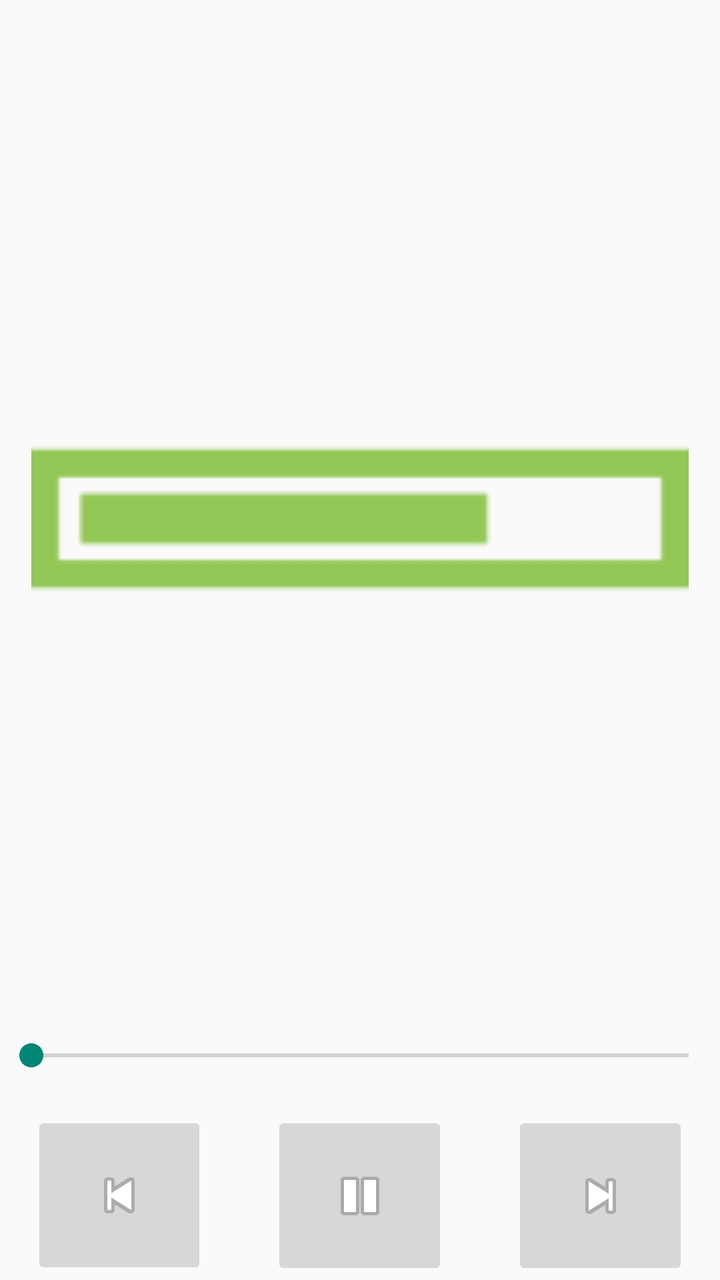
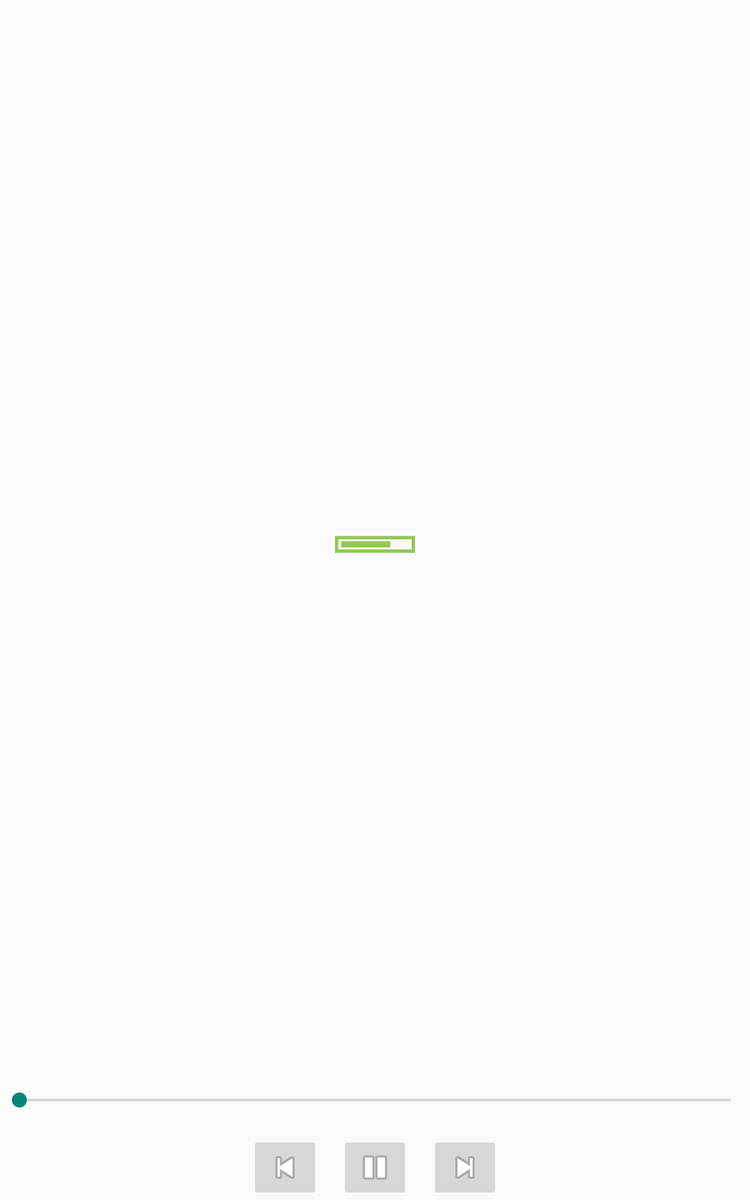

Two renders of one Android screen. The first uses the default layout on a phone; the second uses the alternative layout the repository ships for a different screen configuration, on a matching device. The two XML files are below.
<!-- AndroidManifest.xml: application theme AppTheme -->
<!-- res/layout/fragment_play_track.xml -->
<LinearLayout xmlns:android="http://schemas.android.com/apk/res/android"
              xmlns:tools="http://schemas.android.com/tools"
              android:layout_width="match_parent"
              android:layout_height="match_parent"
              android:orientation="vertical"
              android:paddingBottom="@dimen/activity_vertical_margin"
              android:paddingLeft="@dimen/activity_horizontal_margin"
              android:paddingRight="@dimen/activity_horizontal_margin"
              android:paddingTop="@dimen/activity_vertical_margin"
              tools:context=".PlayTrackActivityFragment">

    <TextView
        android:id="@+id/play_track_artist_and_album"
        android:layout_width="wrap_content"
        android:layout_height="wrap_content"
        android:gravity="center"
        android:layout_gravity="center"/>

    <ImageView
        android:id="@+id/play_track_artwork"
        android:layout_width="match_parent"
        android:layout_height="0dp"
        android:layout_marginLeft="16dp"
        android:layout_marginRight="16dp"
        android:layout_gravity="center"
        android:layout_weight="1"
        android:src="@drawable/ic_loading"
        android:contentDescription="@string/album_artwork"/>

    <TextView
        android:id="@+id/play_track_name"
        android:layout_width="wrap_content"
        android:layout_height="wrap_content"
        android:gravity="center"
        android:layout_gravity="center"/>

    <SeekBar
        android:id="@+id/play_track_seekbar"
        android:layout_width="match_parent"
        android:layout_height="wrap_content"
        android:layout_gravity="center"/>

    <LinearLayout
        android:layout_width="match_parent"
        android:layout_height="wrap_content"
        android:orientation="horizontal">

        <TextView
            android:id="@+id/play_track_current_time"
            android:layout_width="0dp"
            android:layout_height="wrap_content"
            android:layout_weight="1"
            android:gravity="start|center_vertical"/>

        <TextView
            android:id="@+id/play_track_total_time"
            android:layout_width="0dp"
            android:layout_height="wrap_content"
            android:layout_weight="1"
            android:gravity="end|center_vertical"/>

    </LinearLayout>

    <LinearLayout
        android:layout_width="match_parent"
        android:layout_height="wrap_content"
        android:orientation="horizontal">

        <ImageButton
            android:id="@+id/bt_media_previous"
            android:layout_width="0dp"
            android:layout_height="wrap_content"
            android:layout_weight="1"
            android:adjustViewBounds="true"
            android:layout_marginLeft="16dp"
            android:layout_marginRight="16dp"
            android:src="@android:drawable/ic_media_previous"
            android:contentDescription="@string/previous"/>

        <ImageButton
            android:id="@+id/bt_media_play_pause"
            android:layout_width="0dp"
            android:layout_height="wrap_content"
            android:layout_weight="1"
            android:adjustViewBounds="true"
            android:layout_marginLeft="16dp"
            android:layout_marginRight="16dp"
            android:src="@android:drawable/ic_media_pause"
            android:contentDescription="@string/play_pause"
            android:tag="pause"/>

        <ImageButton
            android:id="@+id/bt_media_next"
            android:layout_width="0dp"
            android:layout_height="wrap_content"
            android:layout_weight="1"
            android:adjustViewBounds="true"
            android:layout_marginLeft="16dp"
            android:layout_marginRight="16dp"
            android:src="@android:drawable/ic_media_next"
            android:contentDescription="@string/next"/>

    </LinearLayout>
</LinearLayout>
<!-- resources referenced by this layout -->
<resources>
  <!-- drawable ic_loading: png bitmap (drawable-hdpi, 279 bytes) -->
  <string name="album_artwork">Album artwork</string>
  <string name="next">next</string>
  <string name="play_pause">play/pause</string>
  <string name="previous">Previous</string>
  <style name="AppTheme" parent="Theme.AppCompat.Light.DarkActionBar">
          
      </style>
</resources>
<!-- res/layout-sw600dp/fragment_play_track.xml (the repository's variant of the layout above) -->
<!-- drawn on a 7-inch tablet held upright -->
<?xml version="1.0" encoding="utf-8"?>
<LinearLayout xmlns:android="http://schemas.android.com/apk/res/android"
              xmlns:tools="http://schemas.android.com/tools"
              android:layout_width="match_parent"
              android:layout_height="match_parent"
              android:orientation="vertical"
              android:paddingBottom="@dimen/activity_vertical_margin"
              android:paddingLeft="@dimen/activity_horizontal_margin"
              android:paddingRight="@dimen/activity_horizontal_margin"
              android:paddingTop="@dimen/activity_vertical_margin"
              tools:context=".PlayTrackActivityFragment">

    <include layout="@layout/fragment_play_track_portrait"/>

</LinearLayout>
<!-- res/layout/fragment_play_track_portrait.xml (included above) -->
<?xml version="1.0" encoding="utf-8"?>
<merge xmlns:android="http://schemas.android.com/apk/res/android">

    <TextView
        android:id="@+id/play_track_artist_and_album"
        android:layout_width="match_parent"
        android:layout_height="wrap_content"
        android:gravity="center"
        android:layout_gravity="center"/>

    <ImageView
        android:id="@+id/play_track_artwork"
        android:layout_width="wrap_content"
        android:layout_height="0dp"
        android:layout_marginLeft="16dp"
        android:layout_marginRight="16dp"
        android:layout_gravity="center"
        android:layout_weight="1"
        android:src="@drawable/ic_loading"
        android:contentDescription="@string/album_artwork"/>

    <TextView
        android:id="@+id/play_track_name"
        android:layout_width="match_parent"
        android:layout_height="wrap_content"
        android:gravity="center"
        android:layout_gravity="center"/>

    <SeekBar
        android:id="@+id/play_track_seekbar"
        android:layout_width="match_parent"
        android:layout_height="wrap_content"
        android:layout_gravity="center"/>

    <LinearLayout
        android:layout_width="match_parent"
        android:layout_height="wrap_content"
        android:orientation="horizontal">

        <TextView
            android:id="@+id/play_track_current_time"
            android:layout_width="0dp"
            android:layout_height="wrap_content"
            android:layout_weight="1"
            android:gravity="start|center_vertical"/>

        <TextView
            android:id="@+id/play_track_total_time"
            android:layout_width="0dp"
            android:layout_height="wrap_content"
            android:layout_weight="1"
            android:gravity="end|center_vertical"/>

    </LinearLayout>

    <LinearLayout
        android:id="@+id/controls_row"
        android:layout_width="wrap_content"
        android:layout_height="wrap_content"
        android:orientation="horizontal"
        android:layout_gravity="center">

        <ImageButton
            android:id="@+id/bt_media_previous"
            android:layout_width="0dp"
            android:layout_height="match_parent"
            android:layout_weight="1"
            android:adjustViewBounds="true"
            android:layout_marginRight="8dp"
            android:layout_marginEnd="8dp"
            android:src="@android:drawable/ic_media_previous"
            android:contentDescription="@string/previous"/>

        <ImageButton
            android:id="@+id/bt_media_play_pause"
            android:layout_width="0dp"
            android:layout_height="wrap_content"
            android:layout_weight="1"
            android:adjustViewBounds="true"
            android:layout_marginLeft="8dp"
            android:layout_marginRight="8dp"
            android:src="@android:drawable/ic_media_pause"
            android:contentDescription="@string/play_pause"
            android:tag="pause"/>

        <ImageButton
            android:id="@+id/bt_media_next"
            android:layout_width="0dp"
            android:layout_height="wrap_content"
            android:layout_weight="1"
            android:adjustViewBounds="true"
            android:layout_marginLeft="8dp"
            android:layout_marginStart="8dp"
            android:src="@android:drawable/ic_media_next"
            android:contentDescription="@string/next"/>

    </LinearLayout>
</merge>
